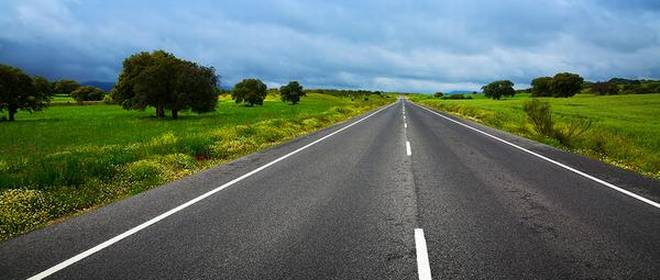
#> input picture teste_hsl/a.jpg, 660 x 280 px
$ python -i ImageHandler.py   (imports and definitions only)
#> lines starting #> are read from the running program, lines starting #| are printed output that depends on the picture; after the words box and inside, x2 and y2 are one past the last pixel; in counts of white or black regions, pixels touching at a corner belong together
#> further down, picture is the input picture: shape (280, 660, 3); mean B, G, R 103.6, 111.8, 94.9
#-*- coding: utf-8 -*-
# =============================================================
#
#					   -- ROBOCAR --
#
# TIME: CarNotFound
# CARRO: 404
#
# =============================================================
#
# DESCRICAO: CarHandler.py
# Python versao: 3
#
# Classe para manipular as imagens obtidas pela webcam com OpenCV.
#
# =============================================================

import cv2
import numpy as np
import time
from constants import *
import multiprocessing as mp
class ImageHandler():
	def preProcessamento(self,img):
		#mostrando imagem original
		#cv2.imshow('imagem original',img)

		img = img[ROI_Y1:ROI_Y2,ROI_X1:ROI_X2]#pega região de interesse
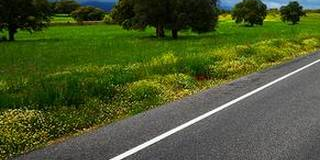
#> img: shape (160, 320, 3); mean of channels 0, 1, 2 45.9, 87.2, 74.6; drawn as B, G, R

		self.orgImg = img #salva imagem original para desenhar em cima

		img = cv2.cvtColor(img, cv2.COLOR_BGR2GRAY)
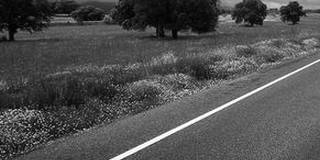
#> img: shape (160, 320); min 0, max 255, mean 78.8

		#img = cv2.equalizeHist(img)

		img = cv2.GaussianBlur(img, KERNEL_GAUSSIAN_BLUR, 0)
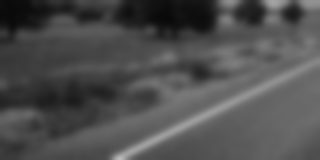
#> img: shape (160, 320); min 9, max 187, mean 78.7

		img = cv2.threshold(img, LimiarBinarizacao, 255, cv2.THRESH_BINARY)[1]
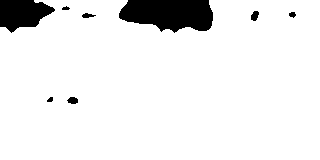
#> img: shape (160, 320); 92.4% white; 8 black regions, largest, box (x1, y1, x2, y2) and area: (119, 0, 213, 33) 2408, (0, 0, 55, 33) 1245, (251, 11, 259, 21) 59

		img = cv2.bitwise_not(img)

		#img = cv2.morphologyEx(img, cv2.MORPH_OPEN, KERNEL_OPENING)

		#mostar imagem após processada
#		cv2.imshow('final',img)
#		cv2.waitKey(1)
		return img

	def deteccaoDeCurvas(self, img):


		CoordenadaXCentroContorno = X_REF
		CoordenadaYCentroContorno = Y_REF

		M = cv2.moments(img)

		if M['m00'] > 0:
			CoordenadaXCentroContorno = int(M['m10']/M['m00'])
			CoordenadaYCentroContorno = int(M['m01']/M['m00'])
		else:
			pass
		'''
		#desenha círculo na centróide
		cv2.circle(self.orgImg,(CoordenadaXCentroContorno,CoordenadaYCentroContorno), 5, (0,0,255), -1)

		#desenha linhas
		cv2.line(self.orgImg,(X_REF,0),(X_REF,ROI_HEIGTH),(255,255,255),2)
		cv2.line(self.orgImg,(0,Y_REF),(ROI_WIDTH,Y_REF),(255,255,255),2)

		#mostra imagem com referências
		cv2.imshow('roi', self.orgImg)
		cv2.waitKey(1)
		'''
		return CoordenadaXCentroContorno, CoordenadaYCentroContorno

>>> import cv2
>>> picture = cv2.imread('teste_hsl/a.jpg')
>>> result = ImageHandler().preProcessamento(picture)

$ run again, on teste_hsl/b.jpg
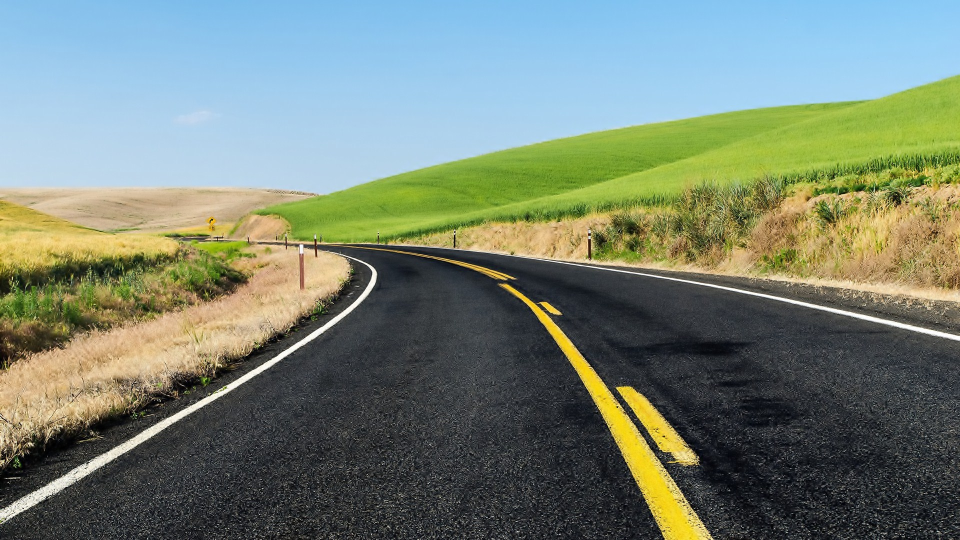
#> input picture teste_hsl/b.jpg, 1920 x 1080 px (shown at 1/2 size)
#> picture is the input picture: shape (1080, 1920, 3); mean B, G, R 116.3, 130.7, 118.2
#> in preProcessamento, `img = img[ROI_Y1:ROI_Y2,ROI_X1:ROI_X2]#pega região de interesse`:
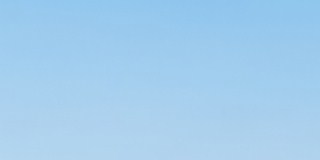
#> img: shape (160, 320, 3); mean of channels 0, 1, 2 237.5, 205.5, 162.7; drawn as B, G, R
#> in preProcessamento, `img = cv2.cvtColor(img, cv2.COLOR_BGR2GRAY)`:
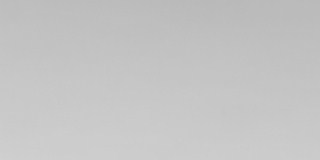
#> img: shape (160, 320); min 184, max 208, mean 196.3

$ run again, on teste_hsl/c.jpg
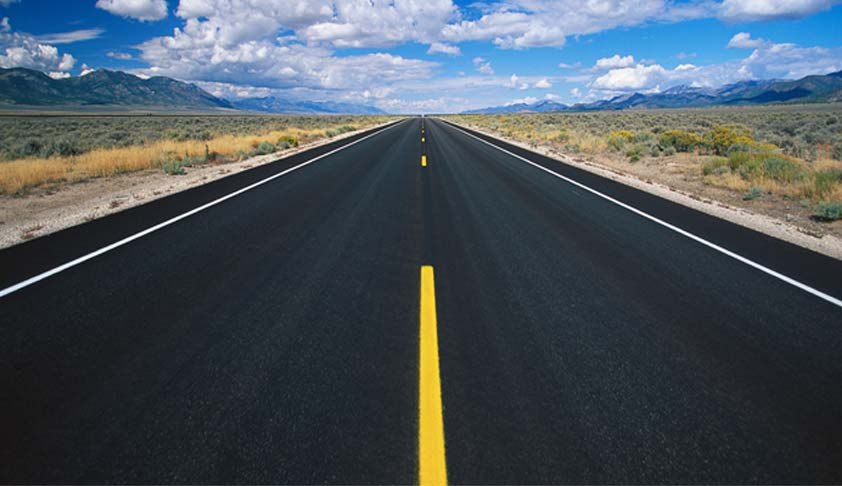
#> input picture teste_hsl/c.jpg, 842 x 486 px
#> picture is the input picture: shape (486, 842, 3); mean B, G, R 92.4, 84, 73.5
#> in preProcessamento, `img = cv2.GaussianBlur(img, KERNEL_GAUSSIAN_BLUR, 0)`:
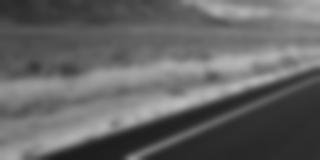
#> img: shape (160, 320); min 27, max 187, mean 100.2
#> in preProcessamento, `img = cv2.threshold(img, LimiarBinarizacao, 255, cv2.THRESH_BINARY)[1]`:
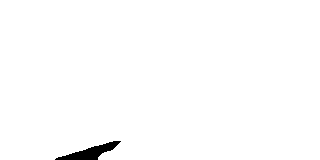
#> img: shape (160, 320); 99% white; 1 black region, box (x1, y1, x2, y2) and area: (55, 141, 121, 160) 507

$ run again, on teste_hsl/e.jpg
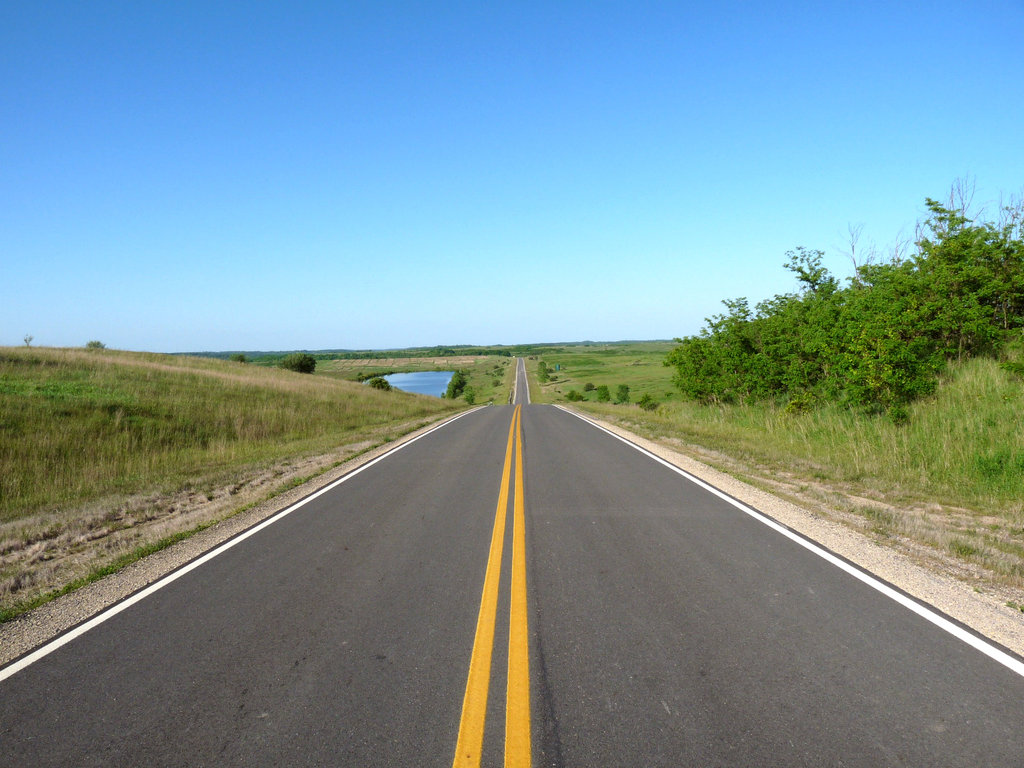
#> input picture teste_hsl/e.jpg, 1024 x 768 px
#> picture is the input picture: shape (768, 1024, 3); mean B, G, R 154.4, 148.3, 121.2
#> in preProcessamento, `img = img[ROI_Y1:ROI_Y2,ROI_X1:ROI_X2]#pega região de interesse`:
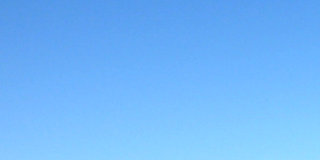
#> img: shape (160, 320, 3); mean of channels 0, 1, 2 250.1, 183, 113.2; drawn as B, G, R
#> in preProcessamento, `img = cv2.cvtColor(img, cv2.COLOR_BGR2GRAY)`:
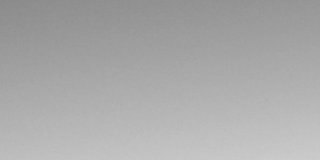
#> img: shape (160, 320); min 137, max 204, mean 169.8
